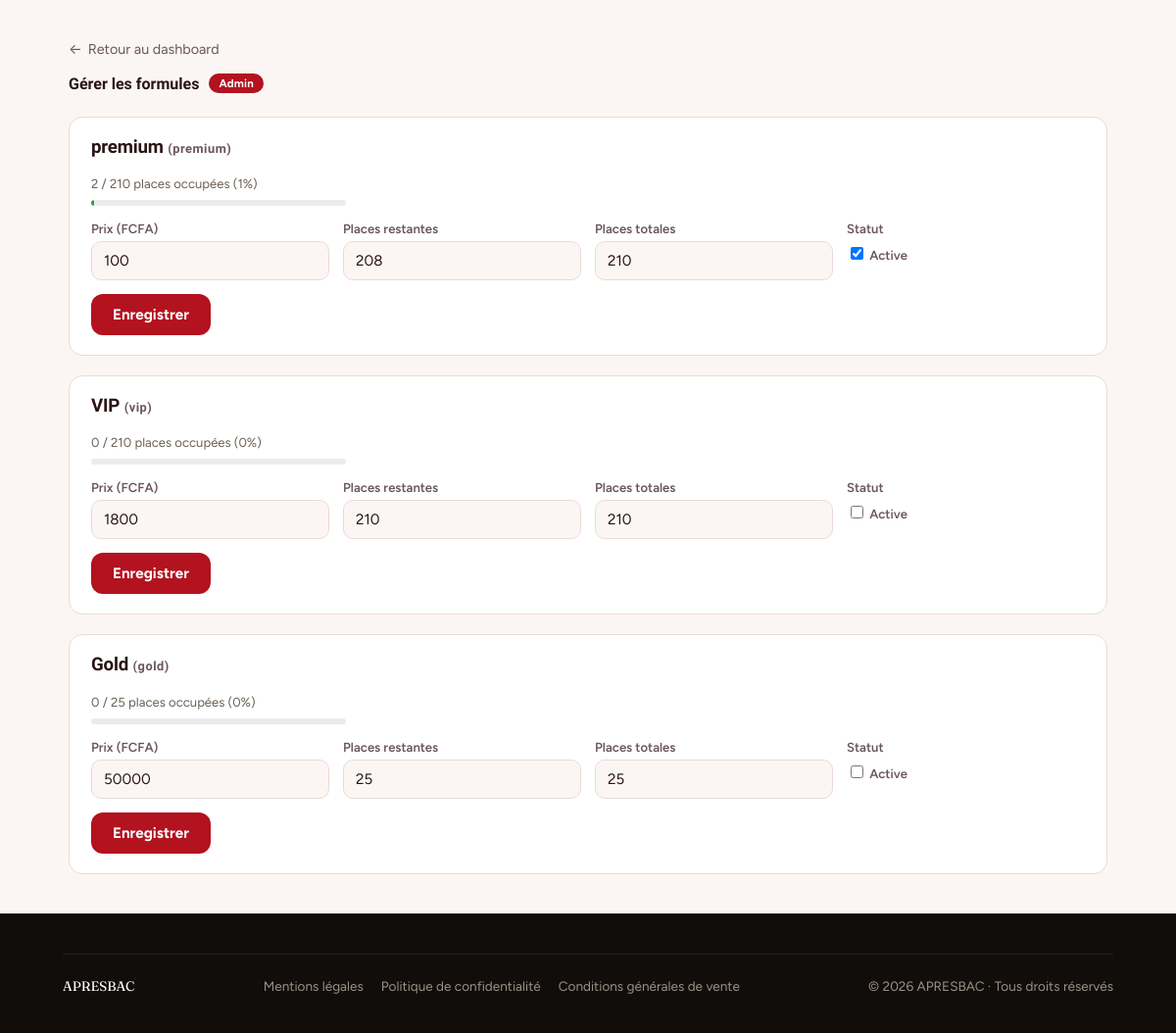
/admin/formules.php (signed in), run on an earlier commit of the app's database.
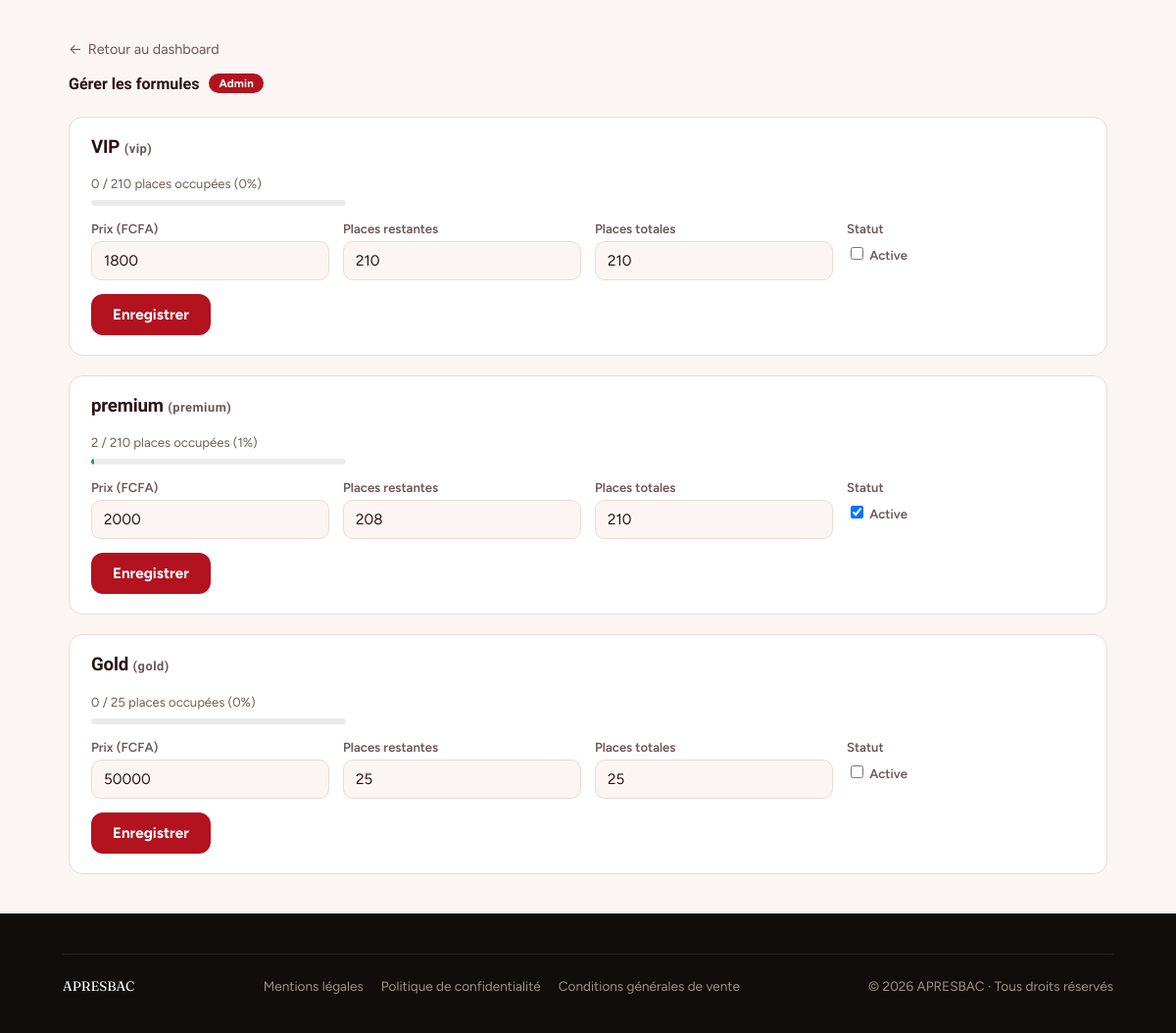
And on a later commit of the database.
### tables this page shows
CREATE TABLE `formules` (
  `id` int NOT NULL AUTO_INCREMENT,
  `code` enum('premium','vip','gold') NOT NULL,
  `nom` varchar(50) NOT NULL,
  `prix` int NOT NULL,
  `avantages` json NOT NULL,
  `places_totales` int NOT NULL,
  `places_restantes` int NOT NULL,
  `actif` tinyint(1) NOT NULL DEFAULT '1',
  PRIMARY KEY (`id`),
  UNIQUE KEY `code` (`code`)
);

### admin/formules.php (the view, shortened to what this page needs)
<?php
$pdo = Database::getConnection();
$formules = $pdo->query('SELECT * FROM formules ORDER BY prix ASC')->fetchAll();
require_once __DIR__ . '/../includes/header.php';
?>
<div class="admin-wrap">
    <a href="/admin/dashboard.php" class="admin-retour">
        <span aria-hidden="true">←</span> Retour au dashboard
    </a>
    <div class="admin-header">
        <p class="admin-brand">Gérer les formules <span class="admin-brand-tag">Admin</span></p>
    </div>
    <?php foreach ($formules as $f):
        $placesOccupees = (int) $f['places_totales'] - (int) $f['places_restantes'];
        $pourcentageOccupe = $f['places_totales'] > 0
            ? round(($placesOccupees / $f['places_totales']) * 100)
            : 0;
        if ($pourcentageOccupe >= 80) {
            $couleurJauge = '#a32d2d';
        } elseif ($pourcentageOccupe >= 50) {
            $couleurJauge = '#c98f00';
        } else {
            $couleurJauge = '#2e9e52';
        }
    ?>
    <div class="admin-card">
        <h3><?= htmlspecialchars($f['nom']) ?> <span class="admin-detail-label" style="display:inline; text-transform:none;">(<?= htmlspecialchars($f['code']) ?>)</span></h3>
        <p class="admin-places-occupees">
            <?= $placesOccupees ?> / <?= (int) $f['places_totales'] ?> places occupées (<?= $pourcentageOccupe ?>%)
        </p>
        <div class="admin-places-jauge">
            <div class="admin-places-jauge-remplie" style="width: <?= $pourcentageOccupe ?>%; background: <?= $couleurJauge ?>;"></div>
        </div>
        <form method="POST" style="margin-top: 16px;">
            <div class="admin-form-grid">
                <div>
                    <label>Prix (FCFA)</label>
                    <input type="number" name="prix" min="0" value="<?= (int) $f['prix'] ?>" required>
                </div>
                <div>
                    <label>Places restantes</label>
                    <input type="number" name="places_restantes" min="0" max="<?= (int) $f['places_totales'] ?>" value="<?= (int) $f['places_restantes'] ?>" required>
                </div>
                <div>
                    <label>Places totales</label>
                    <input type="number" name="places_totales" min="0" value="<?= (int) $f['places_totales'] ?>" required>
                </div>
                <div>
                    <label>Statut</label>
                    <label class="admin-checkbox-row">
                        <input type="checkbox" name="actif" <?= $f['actif'] ? 'checked' : '' ?>>
                        Active
                    </label>
                </div>
            </div>
            <button type="submit" class="admin-btn-primary">Enregistrer</button>
        </form>
    </div>
    <?php endforeach; ?>
</div>
<?php require_once __DIR__ . '/../includes/footer.php'; ?>

What changed in the data, as far as the page shows it:
shown differently, row unchanged: formules "VIP": moves up the list
changed formules "premium": prix "100" → "2000"
